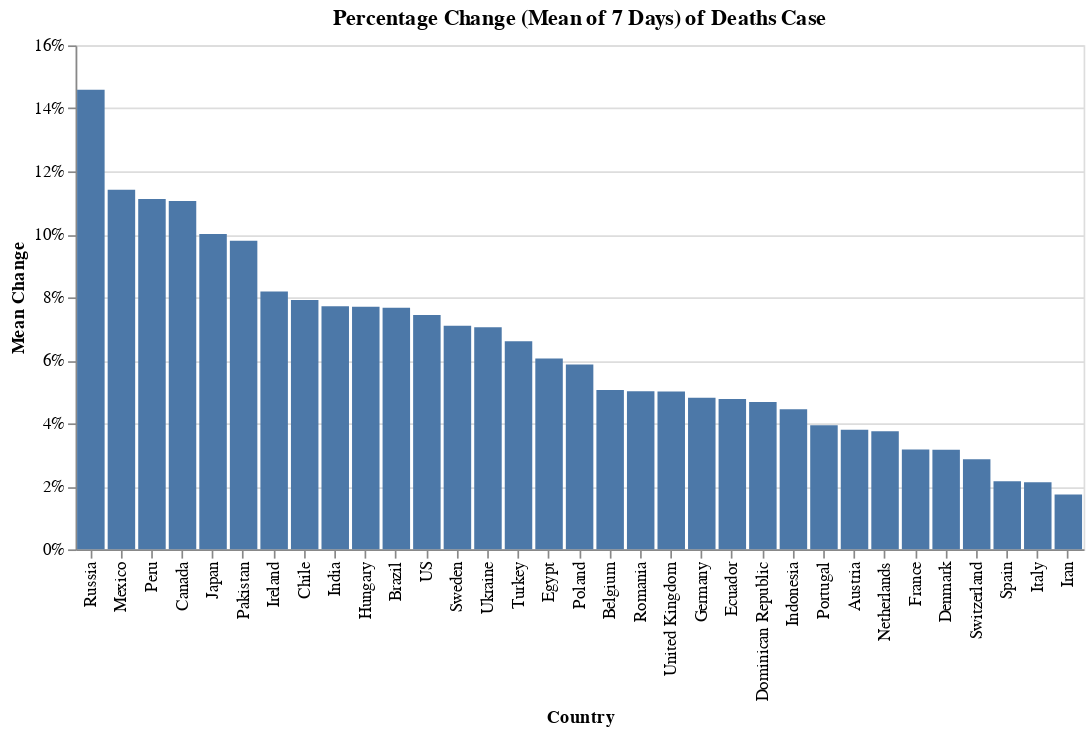

The cell this chart's notebook holds for it:
### Code cell
#hide_input
alt.Chart(df_deaths_major).mark_bar().encode(
    alt.X('Country:N', sort='-y'),
    alt.Y('Change_Mean_7D:Q', axis=alt.Axis(format='%'), title='Mean Change'),
    tooltip=list(df_deaths_major)
).properties(
    width=600,
    title='Percentage Change (Mean of 7 Days) of Deaths Case'
)

### Figure 1 — Vega-Lite specification as saved in the notebook (floating-point values rounded to 4 significant figures)
{"config": {"view": {"continuousWidth": 400, "continuousHeight": 300}}, "data": {"name": "data-9e8b67b6b8c595f22c2bcba799fc6df4"}, "mark": "bar", "encoding": {"tooltip": [{"type": "nominal", "field": "Country"}, {"type": "quantitative", "field": "Total"}, {"type": "quantitative", "field": "New"}, {"type": "quantitative", "field": "New_Mean_7D"}, {"type": "quantitative", "field": "Change"}, {"type": "quantitative", "field": "Change_Mean_7D"}, {"type": "quantitative", "field": "Trending"}, {"type": "quantitative", "field": "Weight"}], "x": {"type": "nominal", "field": "Country", "sort": "-y"}, "y": {"type": "quantitative", "axis": {"format": "%"}, "field": "Change_Mean_7D", "title": "Mean Change"}}, "title": "Percentage Change (Mean of 7 Days) of Deaths Case", "width": 600, "$schema": "https://vega.github.io/schema/vega-lite/v4.8.1.json", "datasets": {"data-9e8b67b6b8c595f22c2bcba799fc6df4": [{"Country": "US", "Total": 46583, "New": 2139.0, "New_Mean_7D": 2606.0, "Change": 0.0481, "Change_Mean_7D": 0.0744, "Trending": -0.0263, "Weight": 0.332}, {"Country": "United Kingdom", "Total": 18151, "New": 773.0, "New_Mean_7D": 751.0, "Change": 0.0445, "Change_Mean_7D": 0.0501, "Trending": -0.0057, "Weight": 0.12}, {"Country": "France", "Total": 21373, "New": 544.0, "New_Mean_7D": 598.0, "Change": 0.0261, "Change_Mean_7D": 0.0317, "Trending": -0.0055, "Weight": 0.0844}, {"Country": "Italy", "Total": 25085, "New": 437.0, "New_Mean_7D": 491.0, "Change": 0.0177, "Change_Mean_7D": 0.0213, "Trending": -0.0036, "Weight": 0.0678}, {"Country": "Spain", "Total": 21717, "New": 435.0, "New_Mean_7D": 430.0, "Change": 0.0204, "Change_Mean_7D": 0.0216, "Trending": -0.0011, "Weight": 0.0675}, {"Country": "Belgium", "Total": 6262, "New": 264.0, "New_Mean_7D": 260.0, "Change": 0.044, "Change_Mean_7D": 0.0506, "Trending": -0.0066, "Weight": 0.041}, {"Country": "Germany", "Total": 5279, "New": 246.0, "New_Mean_7D": 211.0, "Change": 0.0489, "Change_Mean_7D": 0.0481, "Trending": 0.0008, "Weight": 0.0382}, {"Country": "Sweden", "Total": 1937, "New": 172.0, "New_Mean_7D": 105.0, "Change": 0.0975, "Change_Mean_7D": 0.071, "Trending": 0.0264, "Weight": 0.0267}, {"Country": "Canada", "Total": 2075, "New": 167.0, "New_Mean_7D": 153.0, "Change": 0.0875, "Change_Mean_7D": 0.1106, "Trending": -0.0231, "Weight": 0.0259}, {"Country": "Brazil", "Total": 2906, "New": 165.0, "New_Mean_7D": 167.0, "Change": 0.0602, "Change_Mean_7D": 0.0767, "Trending": -0.0165, "Weight": 0.0256}, {"Country": "Mexico", "Total": 857, "New": 145.0, "New_Mean_7D": 64.0, "Change": 0.2037, "Change_Mean_7D": 0.1142, "Trending": 0.0895, "Weight": 0.0225}, {"Country": "Netherlands", "Total": 4068, "New": 139.0, "New_Mean_7D": 132.0, "Change": 0.0354, "Change_Mean_7D": 0.0375, "Trending": -0.0021, "Weight": 0.0216}, {"Country": "Turkey", "Total": 2376, "New": 117.0, "New_Mean_7D": 123.0, "Change": 0.0518, "Change_Mean_7D": 0.0661, "Trending": -0.0144, "Weight": 0.0182}, {"Country": "Iran", "Total": 5391, "New": 94.0, "New_Mean_7D": 88.0, "Change": 0.0177, "Change_Mean_7D": 0.0174, "Trending": 0.0003, "Weight": 0.0146}, {"Country": "Russia", "Total": 513, "New": 57.0, "New_Mean_7D": 45.0, "Change": 0.125, "Change_Mean_7D": 0.1459, "Trending": -0.0209, "Weight": 0.0088}, {"Country": "Peru", "Total": 530, "New": 46.0, "New_Mean_7D": 39.0, "Change": 0.095, "Change_Mean_7D": 0.1112, "Trending": -0.0161, "Weight": 0.0071}, {"Country": "Ireland", "Total": 769, "New": 39.0, "New_Mean_7D": 46.0, "Change": 0.0534, "Change_Mean_7D": 0.0819, "Trending": -0.0284, "Weight": 0.0061}, {"Country": "India", "Total": 681, "New": 36.0, "New_Mean_7D": 39.0, "Change": 0.0558, "Change_Mean_7D": 0.0772, "Trending": -0.0214, "Weight": 0.0056}, {"Country": "Switzerland", "Total": 1509, "New": 31.0, "New_Mean_7D": 39.0, "Change": 0.021, "Change_Mean_7D": 0.0286, "Trending": -0.0076, "Weight": 0.0048}, {"Country": "Romania", "Total": 524, "New": 26.0, "New_Mean_7D": 22.0, "Change": 0.0522, "Change_Mean_7D": 0.0502, "Trending": 0.002, "Weight": 0.004}, {"Country": "Poland", "Total": 426, "New": 25.0, "New_Mean_7D": 20.0, "Change": 0.0623, "Change_Mean_7D": 0.0587, "Trending": 0.0036, "Weight": 0.0039}, {"Country": "Portugal", "Total": 785, "New": 23.0, "New_Mean_7D": 27.0, "Change": 0.0302, "Change_Mean_7D": 0.0394, "Trending": -0.0092, "Weight": 0.0036}, {"Country": "Indonesia", "Total": 635, "New": 19.0, "New_Mean_7D": 24.0, "Change": 0.0308, "Change_Mean_7D": 0.0445, "Trending": -0.0136, "Weight": 0.0029}, {"Country": "Austria", "Total": 510, "New": 19.0, "New_Mean_7D": 17.0, "Change": 0.0387, "Change_Mean_7D": 0.038, "Trending": 0.0007, "Weight": 0.0029}, {"Country": "Japan", "Total": 281, "New": 18.0, "New_Mean_7D": 19.0, "Change": 0.0684, "Change_Mean_7D": 0.1001, "Trending": -0.0317, "Weight": 0.0028}, {"Country": "Ecuador", "Total": 537, "New": 17.0, "New_Mean_7D": 21.0, "Change": 0.0327, "Change_Mean_7D": 0.0477, "Trending": -0.015, "Weight": 0.0026}, {"Country": "Dominican Republic", "Total": 260, "New": 15.0, "New_Mean_7D": 10.0, "Change": 0.0612, "Change_Mean_7D": 0.0468, "Trending": 0.0144, "Weight": 0.0023}, {"Country": "Denmark", "Total": 384, "New": 14.0, "New_Mean_7D": 11.0, "Change": 0.0378, "Change_Mean_7D": 0.0316, "Trending": 0.0063, "Weight": 0.0022}, {"Country": "Ukraine", "Total": 174, "New": 13.0, "New_Mean_7D": 9.0, "Change": 0.0807, "Change_Mean_7D": 0.0705, "Trending": 0.0102, "Weight": 0.002}, {"Country": "Chile", "Total": 160, "New": 13.0, "New_Mean_7D": 9.0, "Change": 0.0884, "Change_Mean_7D": 0.0792, "Trending": 0.0092, "Weight": 0.002}, {"Country": "Egypt", "Total": 276, "New": 12.0, "New_Mean_7D": 13.0, "Change": 0.0455, "Change_Mean_7D": 0.0606, "Trending": -0.0151, "Weight": 0.0019}, {"Country": "Hungary", "Total": 225, "New": 12.0, "New_Mean_7D": 13.0, "Change": 0.0563, "Change_Mean_7D": 0.077, "Trending": -0.0207, "Weight": 0.0019}, {"Country": "Pakistan", "Total": 212, "New": 11.0, "New_Mean_7D": 14.0, "Change": 0.0547, "Change_Mean_7D": 0.098, "Trending": -0.0433, "Weight": 0.0017}]}}
